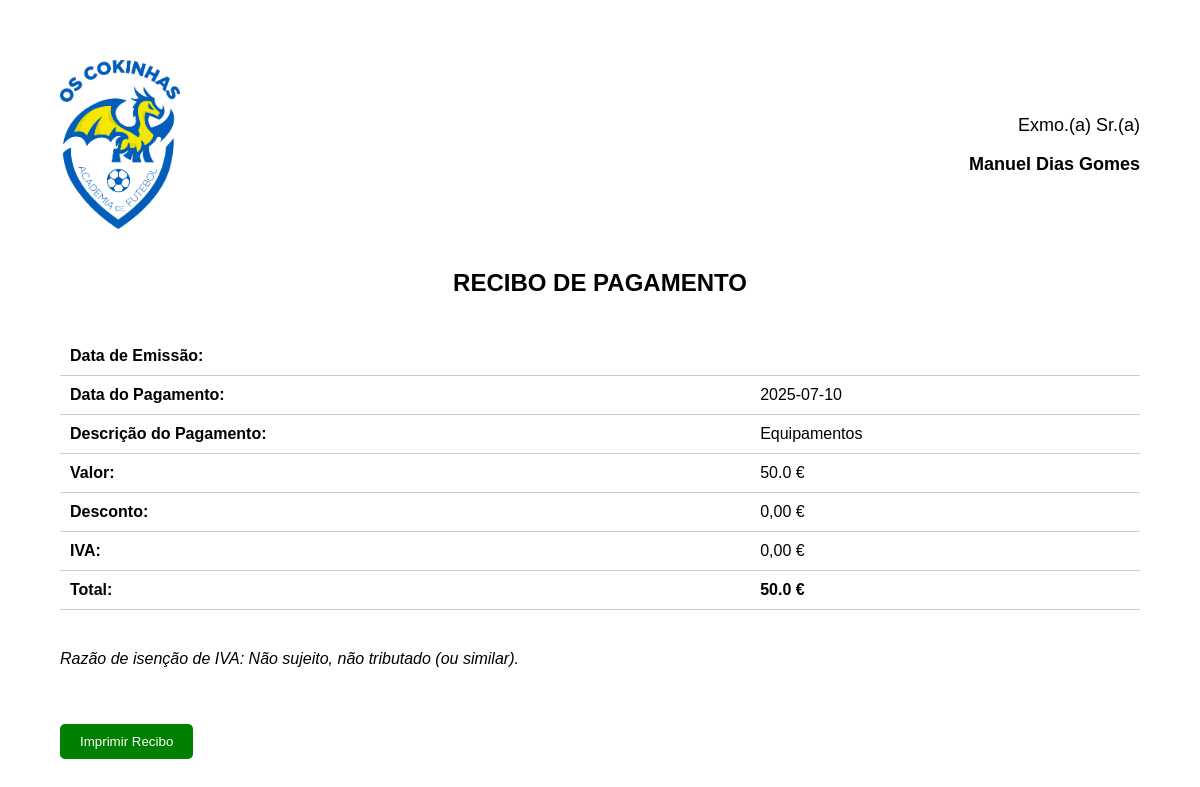
The page /petizes/plantel/pagamento/recibo/29 on the database its author committed.
### tables this page shows
CREATE TABLE pagamentos (
        id INTEGER PRIMARY KEY AUTOINCREMENT,
        jogador_id INTEGER NOT NULL,
        nome_jogador TEXT NOT NULL,
        equipa TEXT NOT NULL,
        data_pagamento TEXT NOT NULL,
        valor REAL NOT NULL,
        descricao TEXT
    );

### app.py (the view)
@app.route('/petizes/plantel/pagamento/recibo/<int:pagamento_id>')
def emitir_recibo(pagamento_id):
    conn = sqlite3.connect('financeiro.db')
    c = conn.cursor()
    c.execute("""
        SELECT nome_jogador, data_pagamento, valor, descricao
        FROM pagamentos
        WHERE id = ?
    """, (pagamento_id,))
    pagamento = c.fetchone()
    conn.close()
    if not pagamento:
        return "Pagamento não encontrado", 404
    return render_template("recibo_pagamento.html",
                           nome=pagamento[0],
                           data_pagamento=pagamento[1],
                           valor=pagamento[2],
                           descricao=pagamento[3])

### Templates/recibo_pagamento.html (shortened to what this page needs)
<!DOCTYPE html>
<html lang="pt">
<head>
</head>
<body>
    <div id="topo">
        <img src="{{ url_for('static', filename='img/assiduidade.png') }}" alt="Logo" id="logo">
        <div class="direita">
            <p>Exmo.(a) Sr.(a)</p>
            <p><strong>{{ nome }}</strong></p>
        </div>
    </div>
    <h2>Recibo de Pagamento</h2>
    <table class="tabela">
        <tr>
            <td><strong>Data de Emissão:</strong></td>
            <td>{{ data_emissao }}</td>
        </tr>
        <tr>
            <td><strong>Data do Pagamento:</strong></td>
            <td>{{ data_pagamento }}</td>
        </tr>
        <tr>
            <td><strong>Descrição do Pagamento:</strong></td>
            <td>{{ descricao }}</td>
        </tr>
        <tr>
            <td><strong>Valor:</strong></td>
            <td>{{ valor }} €</td>
        </tr>
        <tr>
            <td><strong>Desconto:</strong></td>
            <td>0,00 €</td>
        </tr>
        <tr>
            <td><strong>IVA:</strong></td>
            <td>0,00 €</td>
        </tr>
        <tr class="total">
            <td><strong>Total:</strong></td>
            <td>{{ valor }} €</td>
        </tr>
    </table>
    <p class="info-iva">Razão de isenção de IVA: Não sujeito, não tributado (ou similar).</p>
    <button onclick="window.print()">Imprimir Recibo</button>
</body>
</html>

### Templates/recibo_pagamento.html (style rules this page uses)
body { font-family: Arial, sans-serif; margin: 60px; color: #000; }
#topo { display: flex; justify-content: space-between; align-items: center; }
#logo { max-width: 120px; }
.direita { text-align: right; font-size: 18px; }
h2 { text-align: center; margin-top: 40px; text-transform: uppercase; }
.tabela { width: 100%; margin-top: 40px; border-collapse: collapse; }
.tabela td { padding: 10px; border-bottom: 1px solid #ccc; }
.tabela tr.total { font-weight: bold; }
.info-iva { margin-top: 40px; font-style: italic; }
button { margin-top: 40px; padding: 10px 20px; background-color: green; color: white; border: none; border-radius: 5px; cursor: pointer; }

### rows shown on the page
pagamentos: nome_jogador "Manuel Dias Gomes", data_pagamento "2025-07-10", descricao "Equipamentos", valor "50.0"
